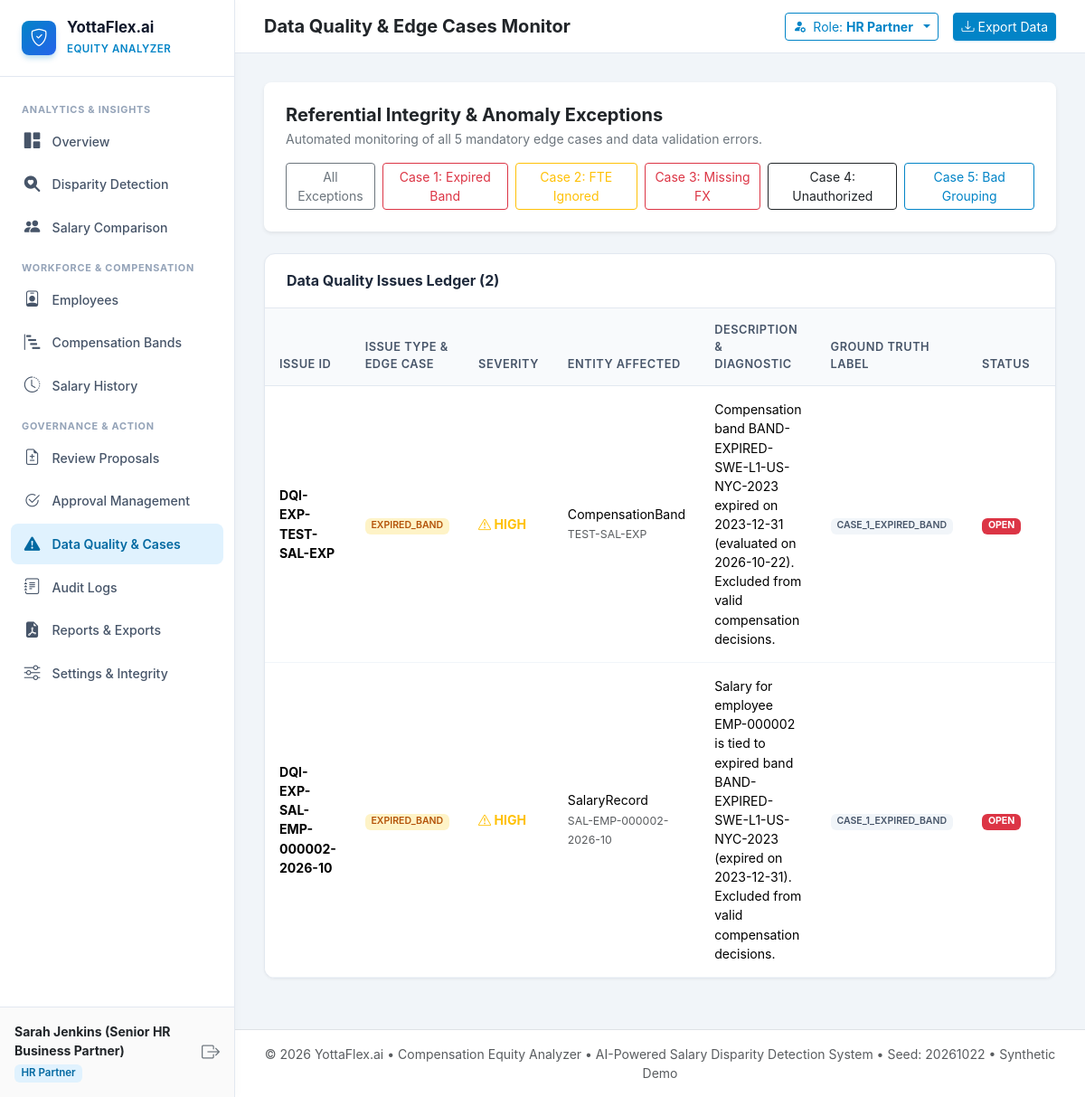
/data-quality?issue_type=EXPIRED_BAND, run on the app's committed database.
### compensation-equity-analyzer/models/supporting.py (models this page shows, shortened)
class User(Base):
    __tablename__ = "users"
    id = Column(String(50), primary_key=True) # e.g., USR-001
    username = Column(String(50), unique=True, nullable=False, index=True)
    email = Column(String(100), unique=True, nullable=False, index=True)
    full_name = Column(String(100), nullable=False)
    role = Column(String(50), nullable=False, index=True) # Employee, Manager, HR Partner, IT/Operations Partner, System Administrator
    employee_id = Column(String(50), ForeignKey("employees.id"), nullable=True)
    password_hash = Column(String(255), nullable=False)
    is_active = Column(Boolean, nullable=False, default=True)
    created_at = Column(DateTime, default=datetime.utcnow, nullable=False)
    employee = relationship("Employee")

class DataQualityIssue(Base):
    __tablename__ = "data_quality_issues"
    id = Column(String(50), primary_key=True) # e.g., DQI-2026-000001
    issue_type = Column(String(50), nullable=False, index=True)
    severity = Column(String(20), nullable=False, default="HIGH", index=True) # LOW, MEDIUM, HIGH, CRITICAL
    entity_type = Column(String(50), nullable=False) # SalaryRecord, CompensationBand, Employee, ComparisonGroup
    entity_id = Column(String(100), nullable=False, index=True)
    description = Column(Text, nullable=False)
    status = Column(String(30), nullable=False, default="OPEN", index=True) # OPEN, INVESTIGATING, RESOLVED, DISMISSED
    ground_truth_label = Column(String(50), nullable=True) # Ground truth edge case label (e.g., CASE_1_EXPIRED_BAND)
    created_at = Column(DateTime, default=datetime.utcnow, nullable=False)
    resolved_at = Column(DateTime, nullable=True)
    resolution_notes = Column(Text, nullable=True)

### compensation-equity-analyzer/routes/proposals.py (the view)
@router.get("/data-quality", response_class=HTMLResponse)
def data_quality_view(
    request: Request,
    issue_type: Optional[str] = None,
    status_filter: Optional[str] = None,
    db: Session = Depends(get_db)
):
    current_user = get_current_user(request, db)
    query = db.query(DataQualityIssue).order_by(DataQualityIssue.created_at.desc())
    if issue_type:
        query = query.filter(DataQualityIssue.issue_type == issue_type)
    if status_filter:
        query = query.filter(DataQualityIssue.status == status_filter)
    issues = query.all()
    return templates.TemplateResponse("data_quality.html", {
        "request": request,
        "current_user": current_user,
        "issues": issues,
        "issue_type": issue_type or "",
        "status_filter": status_filter or ""
    })

### compensation-equity-analyzer/templates/data_quality.html (shortened to what this page needs)
{% extends "base.html" %}
{% block header_title %}Data Quality & Edge Cases Monitor{% endblock %}
{% block content %}
<div class="container-fluid p-0">
  <div class="card border-0 shadow-sm rounded-3 p-4 mb-4">
    <div class="d-flex align-items-center justify-content-between flex-wrap gap-3">
      <div>
        <h5 class="fw-bold mb-1">Referential Integrity & Anomaly Exceptions</h5>
        <p class="text-secondary small mb-0">Automated monitoring of all 5 mandatory edge cases and data validation errors.</p>
      </div>
      <div class="d-flex gap-2">
        <a href="/data-quality" class="btn btn-sm btn-outline-secondary">All Exceptions</a>
        <a href="/data-quality?issue_type=EXPIRED_BAND" class="btn btn-sm btn-outline-danger">Case 1: Expired Band</a>
        <a href="/data-quality?issue_type=FTE_IGNORED" class="btn btn-sm btn-outline-warning">Case 2: FTE Ignored</a>
        <a href="/data-quality?issue_type=MISSING_EXCHANGE_RATE" class="btn btn-sm btn-outline-danger">Case 3: Missing FX</a>
        <a href="/data-quality?issue_type=UNAUTHORIZED_ADJUSTMENT" class="btn btn-sm btn-outline-dark">Case 4: Unauthorized</a>
        <a href="/data-quality?issue_type=INCOMPARABLE_ROLE_GROUPING" class="btn btn-sm btn-outline-primary">Case 5: Bad Grouping</a>
      </div>
    </div>
  </div>
  <div class="table-card">
    <div class="table-header">
      <h6 class="fw-bold mb-0">Data Quality Issues Ledger ({{ issues|length }})</h6>
    </div>
    <div class="table-responsive">
      <table class="table table-hover mb-0">
        <thead>
          <tr>
            <th>Issue ID</th>
            <th>Issue Type & Edge Case</th>
            <th>Severity</th>
            <th>Entity Affected</th>
            <th>Description & Diagnostic</th>
            <th>Ground Truth Label</th>
            <th>Status</th>
            <th>Action</th>
          </tr>
        </thead>
        <tbody>
          {% for issue in issues %}
          <tr>
            <td class="fw-bold small">{{ issue.id }}</td>
            <td>
              <span class="badge {% if issue.severity == 'CRITICAL' %}badge-soft-danger{% elif issue.severity == 'HIGH' %}badge-soft-warning{% else %}badge-soft-info{% endif %}">
                {{ issue.issue_type }}
              </span>
            </td>
            <td>
              {% if issue.severity == 'CRITICAL' %}
              <span class="text-danger fw-bold"><i class="bi bi-shield-x"></i> CRITICAL</span>
              {% elif issue.severity == 'HIGH' %}
              <span class="text-warning fw-bold"><i class="bi bi-exclamation-triangle"></i> HIGH</span>
              {% else %}
              <span class="text-secondary">MEDIUM</span>
              {% endif %}
            </td>
            <td>
              <div>{{ issue.entity_type }}</div>
              <small class="text-muted">{{ issue.entity_id }}</small>
            </td>
            <td class="small" style="max-width: 320px;">
              {{ issue.description }}
            </td>
            <td>
              <span class="badge badge-soft-secondary small">{{ issue.ground_truth_label }}</span>
            </td>
            <td>
              {% if issue.status == 'OPEN' %}
              <span class="badge bg-danger">OPEN</span>
              {% else %}
              <span class="badge bg-success">RESOLVED</span>
              {% endif %}
            </td>
            <td>
            </td>
          </tr>
          {% else %}
          <tr>
            <td colspan="8" class="text-center text-muted py-4">No data quality issues matching filter criteria.</td>
          </tr>
          {% endfor %}
        </tbody>
      </table>
    </div>
  </div>
</div>
{% endblock %}

### compensation-equity-analyzer/templates/base.html (shortened to what this page needs)
<!DOCTYPE html>
<html lang="en">
<head>
  <link href="https://cdn.jsdelivr.net/npm/bootstrap@5.3.3/dist/css/bootstrap.min.css" rel="stylesheet">
  <link rel="stylesheet" href="https://cdn.jsdelivr.net/npm/bootstrap-icons@1.11.3/font/bootstrap-icons.min.css">
  <link rel="stylesheet" href="/static/css/styles.css">
</head>
<body>
  <aside class="sidebar">
    <a href="/dashboard" class="sidebar-brand">
      <div class="brand-icon">
        <i class="bi bi-shield-check"></i>
      </div>
      <div class="brand-text">
        <h6>YottaFlex.ai</h6>
        <small>Equity Analyzer</small>
      </div>
    </a>
    <ul class="sidebar-nav">
      <li class="sidebar-heading">Analytics & Insights</li>
      <li class="nav-item">
        <a href="/dashboard" class="nav-link {% if request.url.path == '/dashboard' or request.url.path == '/' %}active{% endif %}">
          <i class="bi bi-grid-1x2-fill"></i>
          <span>Overview</span>
        </a>
      </li>
      <li class="nav-item">
        <a href="/disparity-detection" class="nav-link {% if '/disparity-detection' in request.url.path or '/analysis' in request.url.path %}active{% endif %}">
          <i class="bi bi-search-heart-fill"></i>
          <span>Disparity Detection</span>
        </a>
      </li>
      <li class="nav-item">
        <a href="/salary-comparison" class="nav-link {% if '/salary-comparison' in request.url.path %}active{% endif %}">
          <i class="bi bi-people-fill"></i>
          <span>Salary Comparison</span>
        </a>
      </li>
      <li class="sidebar-heading">Workforce & Compensation</li>
      <li class="nav-item">
        <a href="/employees" class="nav-link {% if '/employees' in request.url.path %}active{% endif %}">
          <i class="bi bi-person-badge"></i>
          <span>Employees</span>
        </a>
      </li>
      <li class="nav-item">
        <a href="/compensation-bands" class="nav-link {% if '/compensation-bands' in request.url.path %}active{% endif %}">
          <i class="bi bi-bar-chart-steps"></i>
          <span>Compensation Bands</span>
        </a>
      </li>
      <li class="nav-item">
        <a href="/salary-history" class="nav-link {% if '/salary-history' in request.url.path %}active{% endif %}">
          <i class="bi bi-clock-history"></i>
          <span>Salary History</span>
        </a>
      </li>
      <li class="sidebar-heading">Governance & Action</li>
      <li class="nav-item">
        <a href="/proposals" class="nav-link {% if '/proposals' in request.url.path %}active{% endif %}">
          <i class="bi bi-file-earmark-diff"></i>
          <span>Review Proposals</span>
        </a>
      </li>
      <li class="nav-item">
        <a href="/approvals" class="nav-link {% if '/approvals' in request.url.path %}active{% endif %}">
          <i class="bi bi-check2-circle"></i>
          <span>Approval Management</span>
        </a>
      </li>
      <li class="nav-item">
        <a href="/data-quality" class="nav-link {% if '/data-quality' in request.url.path %}active{% endif %}">
          <i class="bi bi-exclamation-triangle-fill"></i>
          <span>Data Quality & Cases</span>
        </a>
      </li>
      <li class="nav-item">
        <a href="/audit-logs" class="nav-link {% if '/audit-logs' in request.url.path %}active{% endif %}">
          <i class="bi bi-journal-text"></i>
          <span>Audit Logs</span>
        </a>
      </li>
      <li class="nav-item">
        <a href="/reports" class="nav-link {% if '/reports' in request.url.path %}active{% endif %}">
          <i class="bi bi-file-earmark-pdf-fill"></i>
          <span>Reports & Exports</span>
        </a>
      </li>
      <li class="nav-item">
        <a href="/settings" class="nav-link {% if '/settings' in request.url.path %}active{% endif %}">
          <i class="bi bi-sliders"></i>
          <span>Settings & Integrity</span>
        </a>
      </li>
    </ul>
    <div class="sidebar-footer">
      <div class="d-flex align-items-center justify-content-between">
        <div>
          <div class="fw-bold small text-dark">{{ current_user.full_name if current_user else 'Demo Reviewer' }}</div>
          <span class="badge badge-soft-info" style="font-size: 0.72rem;">{{ current_user.role if current_user else 'HR Partner' }}</span>
        </div>
        <a href="/login" class="text-secondary" title="Logout"><i class="bi bi-box-arrow-right fs-5"></i></a>
      </div>
    </div>
  </aside>
  <div class="main-wrapper">
    <header class="top-navbar">
      <div class="d-flex align-items-center gap-3">
        <span class="fw-bold text-dark fs-5">{% block header_title %}Overview Dashboard{% endblock %}</span>
      </div>
      <div class="d-flex align-items-center gap-3">
        <div class="dropdown">
          <button class="btn btn-sm btn-outline-primary dropdown-toggle d-flex align-items-center gap-2" type="button" data-bs-toggle="dropdown">
            <i class="bi bi-person-fill-gear"></i>
            <span>Role: <strong>{{ current_user.role if current_user else 'HR Partner' }}</strong></span>
          </button>
        </div>
        <a href="/reports" class="btn btn-sm btn-primary d-none d-md-inline-flex align-items-center gap-1">
          <i class="bi bi-download"></i> Export Data
        </a>
      </div>
    </header>
    <main class="content-body">
      {% block content %}{% endblock %}
    </main>
    <footer class="py-3 px-4 bg-white border-top text-center text-muted small">
      &copy; 2026 YottaFlex.ai &bull; Compensation Equity Analyzer &bull; AI-Powered Salary Disparity Detection System &bull; Seed: 20261022 &bull; Synthetic Demo
    </footer>
  </div>
</body>
</html>

### compensation-equity-analyzer/static/css/styles.css (style rules this page uses)
:root { --primary: #0284c7; --primary-dark: #0369a1; --primary-light: #e0f2fe; --primary-subtle: #f0f9ff; --secondary: #475569; --accent: #2563eb; --success: #10b981; --warning: #f59e0b; --danger: #ef4444; --dark: #0f172a; --light: #f8fafc; --card-bg: #ffffff; --border-color: #e2e8f0; --sidebar-width: 260px; --transition-speed: 0.2s; }
body { font-family: -apple-system, BlinkMacSystemFont, "Segoe UI", Roboto, "Helvetica Neue", Arial, sans-serif; background-color: #f1f5f9; color: #1e293b; margin: 0; padding: 0; overflow-x: hidden; }
.sidebar { position: fixed; top: 0; bottom: 0; left: 0; width: var(--sidebar-width); background: #ffffff; border-right: 1px solid var(--border-color); z-index: 1000; display: flex; flex-direction: column; transition: all var(--transition-speed) ease; box-shadow: 2px 0 10px rgba(0, 0, 0, 0.02); }
.sidebar-brand { padding: 1.25rem 1.5rem; border-bottom: 1px solid var(--border-color); display: flex; align-items: center; gap: 0.75rem; text-decoration: none; }
.brand-icon { width: 38px; height: 38px; background: linear-gradient(135deg, #0284c7, #2563eb); color: white; border-radius: 8px; display: flex; align-items: center; justify-content: center; font-weight: 700; font-size: 1.2rem; box-shadow: 0 4px 6px -1px rgba(2, 132, 199, 0.3); }
.brand-text h6 { margin: 0; font-weight: 700; color: var(--dark); font-size: 1.05rem; }
.brand-text small { font-size: 0.72rem; color: var(--primary); font-weight: 600; letter-spacing: 0.5px; text-transform: uppercase; }
.sidebar-nav { list-style: none; padding: 1rem 0.75rem; margin: 0; overflow-y: auto; flex-grow: 1; }
.sidebar-heading { font-size: 0.68rem; font-weight: 700; color: #94a3b8; text-transform: uppercase; letter-spacing: 0.75px; padding: 0.75rem 0.75rem 0.25rem 0.75rem; }
.nav-item { margin-bottom: 2px; }
.nav-link { display: flex; align-items: center; gap: 0.75rem; padding: 0.6rem 0.85rem; border-radius: 8px; color: #475569; font-size: 0.88rem; font-weight: 500; text-decoration: none; transition: all var(--transition-speed) ease; }
.nav-link.active { background-color: var(--primary-light); color: var(--primary-dark); font-weight: 600; }
.nav-link i { font-size: 1.1rem; width: 20px; text-align: center; }
.sidebar-footer { padding: 1rem; border-top: 1px solid var(--border-color); background: #fafafa; }
.main-wrapper { margin-left: var(--sidebar-width); min-height: 100vh; display: flex; flex-direction: column; }
.top-navbar { background: #ffffff; border-bottom: 1px solid var(--border-color); padding: 0.85rem 2rem; display: flex; align-items: center; justify-content: space-between; position: sticky; top: 0; z-index: 999; }
.content-body { padding: 2rem; flex-grow: 1; }
.table-card { background: #ffffff; border: 1px solid var(--border-color); border-radius: 12px; box-shadow: 0 1px 3px rgba(0, 0, 0, 0.05); overflow: hidden; margin-bottom: 1.5rem; }
.table-header { padding: 1.25rem 1.5rem; border-bottom: 1px solid var(--border-color); display: flex; align-items: center; justify-content: space-between; flex-wrap: wrap; gap: 1rem; }
.table thead th { background-color: #f8fafc; color: #475569; font-weight: 600; font-size: 0.8rem; text-transform: uppercase; letter-spacing: 0.5px; border-bottom: 1px solid var(--border-color); padding: 0.85rem 1rem; }
.table tbody td { padding: 0.95rem 1rem; vertical-align: middle; font-size: 0.88rem; border-bottom: 1px solid #f1f5f9; }
.badge-soft-warning { background-color: #fef3c7; color: #b45309; font-weight: 600; }
.badge-soft-info { background-color: var(--primary-light); color: var(--primary-dark); font-weight: 600; }
.badge-soft-secondary { background-color: #f1f5f9; color: #475569; font-weight: 600; }
.btn-primary { background-color: var(--primary); border-color: var(--primary); box-shadow: 0 1px 2px rgba(2, 132, 199, 0.2); }
.btn-outline-primary { color: var(--primary); border-color: var(--primary); }

### data on the page
User: full_name "Sarah Jenkins (Senior HR Business Partner)", role "HR Partner"
DataQualityIssue: id "DQI-EXP-TEST-SAL-EXP", issue_type "EXPIRED_BAND", severity "HIGH" (drawn), entity_type "CompensationBand", entity_id "TEST-SAL-EXP", description "Compensation band BAND-EXPIRED-SWE-L1-US-NYC-2023 expired on 2023-12-31 (evaluated on 2026-10-22). Excluded from valid compensation decisions.", ground_truth_label "CASE_1_EXPIRED_BAND", status "OPEN"
DataQualityIssue: id "DQI-EXP-SAL-EMP-000002-2026-10", issue_type "EXPIRED_BAND", severity "HIGH" (drawn), entity_type "SalaryRecord", entity_id "SAL-EMP-000002-2026-10", description "Salary for employee EMP-000002 is tied to expired band BAND-EXPIRED-SWE-L1-US-NYC-2023 (expired on 2023-12-31). Excluded from valid compensation decisions.", ground_truth_label "CASE_1_EXPIRED_BAND", status "OPEN"

### other printed values
{{ issues|length }} "2"
